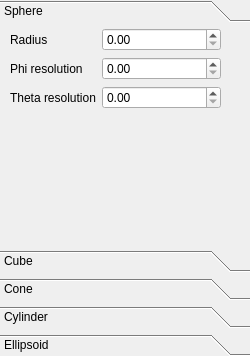
<?xml version="1.0" encoding="UTF-8"?>
<ui version="4.0">
 <class>Form</class>
 <widget class="QWidget" name="Form">
  <property name="geometry">
   <rect>
    <x>0</x>
    <y>0</y>
    <width>250</width>
    <height>356</height>
   </rect>
  </property>
  <property name="sizePolicy">
   <sizepolicy hsizetype="Expanding" vsizetype="Expanding">
    <horstretch>0</horstretch>
    <verstretch>0</verstretch>
   </sizepolicy>
  </property>
  <property name="minimumSize">
   <size>
    <width>0</width>
    <height>0</height>
   </size>
  </property>
  <property name="windowTitle">
   <string>Demo Operation</string>
  </property>
  <layout class="QVBoxLayout" name="verticalLayout_2">
   <property name="margin">
    <number>0</number>
   </property>
   <item>
    <layout class="QVBoxLayout" name="verticalLayout">
     <property name="sizeConstraint">
      <enum>QLayout::SetDefaultConstraint</enum>
     </property>
     <item>
      <widget class="QToolBox" name="parametricSurfaceType">
       <property name="sizePolicy">
        <sizepolicy hsizetype="Expanding" vsizetype="Expanding">
         <horstretch>0</horstretch>
         <verstretch>0</verstretch>
        </sizepolicy>
       </property>
       <property name="layoutDirection">
        <enum>Qt::LeftToRight</enum>
       </property>
       <property name="currentIndex">
        <number>0</number>
       </property>
       <widget class="QWidget" name="spherePage">
        <property name="geometry">
         <rect>
          <x>0</x>
          <y>0</y>
          <width>248</width>
          <height>219</height>
         </rect>
        </property>
        <attribute name="label">
         <string>Sphere</string>
        </attribute>
        <widget class="QWidget" name="formLayoutWidget">
         <property name="geometry">
          <rect>
           <x>10</x>
           <y>0</y>
           <width>211</width>
           <height>97</height>
          </rect>
         </property>
         <layout class="QFormLayout" name="formLayout_2">
          <property name="fieldGrowthPolicy">
           <enum>QFormLayout::AllNonFixedFieldsGrow</enum>
          </property>
          <item row="0" column="0">
           <widget class="QLabel" name="label">
            <property name="text">
             <string>Radius</string>
            </property>
           </widget>
          </item>
          <item row="0" column="1">
           <widget class="QDoubleSpinBox" name="sphereRadius"/>
          </item>
          <item row="1" column="0">
           <widget class="QLabel" name="label_2">
            <property name="text">
             <string>Phi resolution</string>
            </property>
           </widget>
          </item>
          <item row="1" column="1">
           <widget class="QDoubleSpinBox" name="spherePhiRes"/>
          </item>
          <item row="2" column="0">
           <widget class="QLabel" name="label_3">
            <property name="text">
             <string>Theta resolution</string>
            </property>
           </widget>
          </item>
          <item row="2" column="1">
           <widget class="QDoubleSpinBox" name="sphereThetaRes"/>
          </item>
         </layout>
        </widget>
       </widget>
       <widget class="QWidget" name="cubeSPhere">
        <property name="geometry">
         <rect>
          <x>0</x>
          <y>0</y>
          <width>98</width>
          <height>28</height>
         </rect>
        </property>
        <attribute name="label">
         <string>Cube</string>
        </attribute>
        <widget class="QWidget" name="formLayoutWidget_2">
         <property name="geometry">
          <rect>
           <x>10</x>
           <y>0</y>
           <width>211</width>
           <height>97</height>
          </rect>
         </property>
         <layout class="QFormLayout" name="formLayout_3">
          <property name="fieldGrowthPolicy">
           <enum>QFormLayout::AllNonFixedFieldsGrow</enum>
          </property>
          <item row="0" column="0">
           <widget class="QLabel" name="label_4">
            <property name="text">
             <string>X Length</string>
            </property>
           </widget>
          </item>
          <item row="0" column="1">
           <widget class="QDoubleSpinBox" name="cubeXLength"/>
          </item>
          <item row="1" column="0">
           <widget class="QLabel" name="label_5">
            <property name="text">
             <string>Y Length</string>
            </property>
           </widget>
          </item>
          <item row="1" column="1">
           <widget class="QDoubleSpinBox" name="cubeYLength"/>
          </item>
          <item row="2" column="0">
           <widget class="QLabel" name="label_6">
            <property name="text">
             <string>Z Length</string>
            </property>
           </widget>
          </item>
          <item row="2" column="1">
           <widget class="QDoubleSpinBox" name="cubeZLength"/>
          </item>
         </layout>
        </widget>
       </widget>
       <widget class="QWidget" name="conePage">
        <property name="geometry">
         <rect>
          <x>0</x>
          <y>0</y>
          <width>98</width>
          <height>28</height>
         </rect>
        </property>
        <attribute name="label">
         <string>Cone</string>
        </attribute>
        <widget class="QWidget" name="formLayoutWidget_3">
         <property name="geometry">
          <rect>
           <x>10</x>
           <y>0</y>
           <width>211</width>
           <height>120</height>
          </rect>
         </property>
         <layout class="QFormLayout" name="formLayout_4">
          <property name="fieldGrowthPolicy">
           <enum>QFormLayout::AllNonFixedFieldsGrow</enum>
          </property>
          <item row="0" column="0">
           <widget class="QLabel" name="label_7">
            <property name="text">
             <string>Radius</string>
            </property>
           </widget>
          </item>
          <item row="0" column="1">
           <widget class="QDoubleSpinBox" name="coneRadius"/>
          </item>
          <item row="1" column="0">
           <widget class="QLabel" name="label_8">
            <property name="text">
             <string>Height </string>
            </property>
           </widget>
          </item>
          <item row="1" column="1">
           <widget class="QDoubleSpinBox" name="coneHeight"/>
          </item>
          <item row="2" column="0">
           <widget class="QLabel" name="label_9">
            <property name="text">
             <string>Resolution</string>
            </property>
           </widget>
          </item>
          <item row="2" column="1">
           <widget class="QDoubleSpinBox" name="coneRes"/>
          </item>
          <item row="3" column="0">
           <widget class="QCheckBox" name="coneCapping">
            <property name="layoutDirection">
             <enum>Qt::RightToLeft</enum>
            </property>
            <property name="autoFillBackground">
             <bool>false</bool>
            </property>
            <property name="text">
             <string>Capping</string>
            </property>
            <property name="checkable">
             <bool>true</bool>
            </property>
            <property name="tristate">
             <bool>false</bool>
            </property>
           </widget>
          </item>
         </layout>
        </widget>
       </widget>
       <widget class="QWidget" name="cylinderPage">
        <property name="geometry">
         <rect>
          <x>0</x>
          <y>0</y>
          <width>98</width>
          <height>28</height>
         </rect>
        </property>
        <attribute name="label">
         <string>Cylinder</string>
        </attribute>
        <widget class="QWidget" name="formLayoutWidget_4">
         <property name="geometry">
          <rect>
           <x>10</x>
           <y>0</y>
           <width>211</width>
           <height>97</height>
          </rect>
         </property>
         <layout class="QFormLayout" name="formLayout_5">
          <property name="fieldGrowthPolicy">
           <enum>QFormLayout::AllNonFixedFieldsGrow</enum>
          </property>
          <item row="0" column="0">
           <widget class="QLabel" name="label_10">
            <property name="text">
             <string>Radius</string>
            </property>
           </widget>
          </item>
          <item row="0" column="1">
           <widget class="QDoubleSpinBox" name="cylinderRadius"/>
          </item>
          <item row="1" column="0">
           <widget class="QLabel" name="label_11">
            <property name="text">
             <string>Height </string>
            </property>
           </widget>
          </item>
          <item row="1" column="1">
           <widget class="QDoubleSpinBox" name="cylinderHeight"/>
          </item>
          <item row="2" column="0">
           <widget class="QLabel" name="label_12">
            <property name="text">
             <string>Resolution</string>
            </property>
           </widget>
          </item>
          <item row="2" column="1">
           <widget class="QDoubleSpinBox" name="cylinderRes"/>
          </item>
         </layout>
        </widget>
       </widget>
       <widget class="QWidget" name="ellipsoidPage">
        <property name="geometry">
         <rect>
          <x>0</x>
          <y>0</y>
          <width>248</width>
          <height>219</height>
         </rect>
        </property>
        <attribute name="label">
         <string>Ellipsoid</string>
        </attribute>
        <widget class="QWidget" name="formLayoutWidget_5">
         <property name="geometry">
          <rect>
           <x>10</x>
           <y>0</y>
           <width>211</width>
           <height>202</height>
          </rect>
         </property>
         <layout class="QFormLayout" name="formLayout_6">
          <property name="fieldGrowthPolicy">
           <enum>QFormLayout::AllNonFixedFieldsGrow</enum>
          </property>
          <item row="0" column="0">
           <widget class="QLabel" name="label_17">
            <property name="text">
             <string>Phi resolution</string>
            </property>
           </widget>
          </item>
          <item row="0" column="1">
           <widget class="QDoubleSpinBox" name="ellipsoidPhiRes"/>
          </item>
          <item row="1" column="0">
           <widget class="QLabel" name="label_18">
            <property name="text">
             <string>Theta resolution</string>
            </property>
           </widget>
          </item>
          <item row="1" column="1">
           <widget class="QDoubleSpinBox" name="ellipsoidThetaRes"/>
          </item>
          <item row="2" column="0">
           <widget class="QLabel" name="label_13">
            <property name="text">
             <string>X Length</string>
            </property>
           </widget>
          </item>
          <item row="2" column="1">
           <widget class="QDoubleSpinBox" name="ellipsoidXLength"/>
          </item>
          <item row="3" column="0">
           <widget class="QLabel" name="label_14">
            <property name="text">
             <string>Y Length</string>
            </property>
           </widget>
          </item>
          <item row="3" column="1">
           <widget class="QDoubleSpinBox" name="ellipsoidYLength"/>
          </item>
          <item row="4" column="0">
           <widget class="QLabel" name="label_15">
            <property name="text">
             <string>Z Length</string>
            </property>
           </widget>
          </item>
          <item row="4" column="1">
           <widget class="QDoubleSpinBox" name="ellipsoidZLength"/>
          </item>
         </layout>
        </widget>
       </widget>
      </widget>
     </item>
    </layout>
   </item>
  </layout>
 </widget>
 <resources/>
 <connections/>
</ui>
